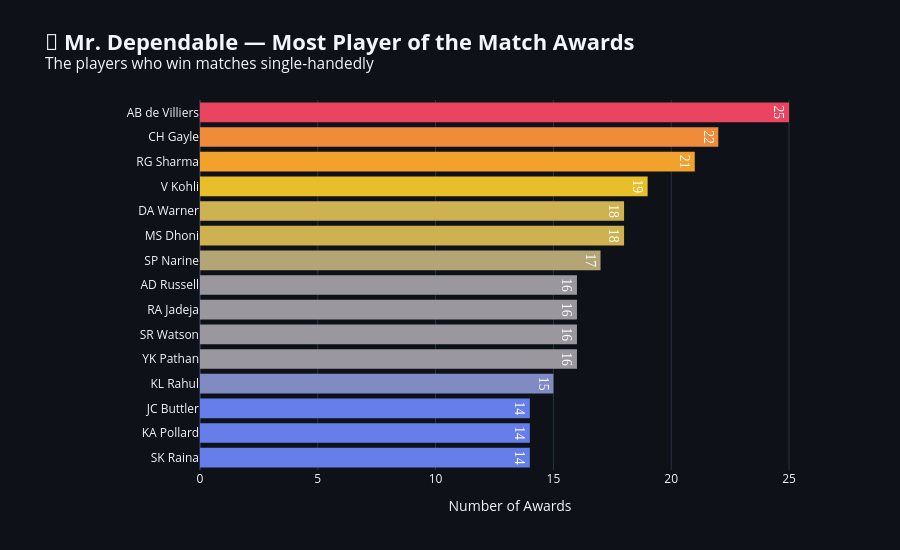

The notebook cell this image was saved under:
### Code cell
# ============================================================
# 🌟 Player of the Match — Who Wins Most Awards?
# ============================================================

potm = matches[matches['player_of_match'] != ''].groupby('player_of_match').size().reset_index(name='awards')
top_potm = potm.nlargest(15, 'awards')

# Gradient colors
colors = [f'hsl({int(200 + i * 10)}, 70%, {int(40 + i * 3)}%)' for i in range(len(top_potm))]

fig = go.Figure()
fig.add_trace(go.Bar(
    x=top_potm['awards'][::-1],
    y=top_potm['player_of_match'][::-1],
    orientation='h',
    marker=dict(
        color=top_potm['awards'][::-1],
        colorscale=[[0, '#667eea'], [0.5, '#f5c518'], [1, '#e94560']],
        line=dict(width=0),
    ),
    text=top_potm['awards'][::-1],
    textposition='inside',
    textfont=dict(size=14, color='white', family='Arial Black'),
))

fig.update_layout(
    title=dict(
        text='<b>🌟 Mr. Dependable — Most Player of the Match Awards</b><br><sup>The players who win matches single-handedly</sup>',
        font=dict(size=22),
    ),
    xaxis_title='Number of Awards',
    template='plotly_dark',
    paper_bgcolor='#0e1117',
    plot_bgcolor='#0e1117',
    height=550,
    margin=dict(l=200, t=100),
)
fig.show()

### Figure 1 — Plotly figure (JSON) as saved in the notebook; plotly's stock layout.template omitted (floating-point values rounded to 4 significant figures)
{"data": [{"marker": {"color": [14, 14, 14, 15, 16, 16, 16, 16, 17, 18, 18, 19, 21, 22, 25], "colorscale": [[0, "#667eea"], [0.5, "#f5c518"], [1, "#e94560"]], "line": {"width": 0}}, "orientation": "h", "text": [14.0, 14.0, 14.0, 15.0, 16.0, 16.0, 16.0, 16.0, 17.0, 18.0, 18.0, 19.0, 21.0, 22.0, 25.0], "textfont": {"color": "white", "family": "Arial Black", "size": 14}, "textposition": "inside", "type": "bar", "x": [14, 14, 14, 15, 16, 16, 16, 16, 17, 18, 18, 19, 21, 22, 25], "y": ["SK Raina", "KA Pollard", "JC Buttler", "KL Rahul", "YK Pathan", "SR Watson", "RA Jadeja", "AD Russell", "SP Narine", "MS Dhoni", "DA Warner", "V Kohli", "RG Sharma", "CH Gayle", "AB de Villiers"]}], "layout": {"height": 550, "margin": {"l": 200, "t": 100}, "paper_bgcolor": "#0e1117", "plot_bgcolor": "#0e1117", "title": {"font": {"size": 22}, "text": "<b>🌟 Mr. Dependable — Most Player of the Match Awards</b><br><sup>The players who win matches single-handedly</sup>"}, "xaxis": {"title": {"text": "Number of Awards"}}}}
